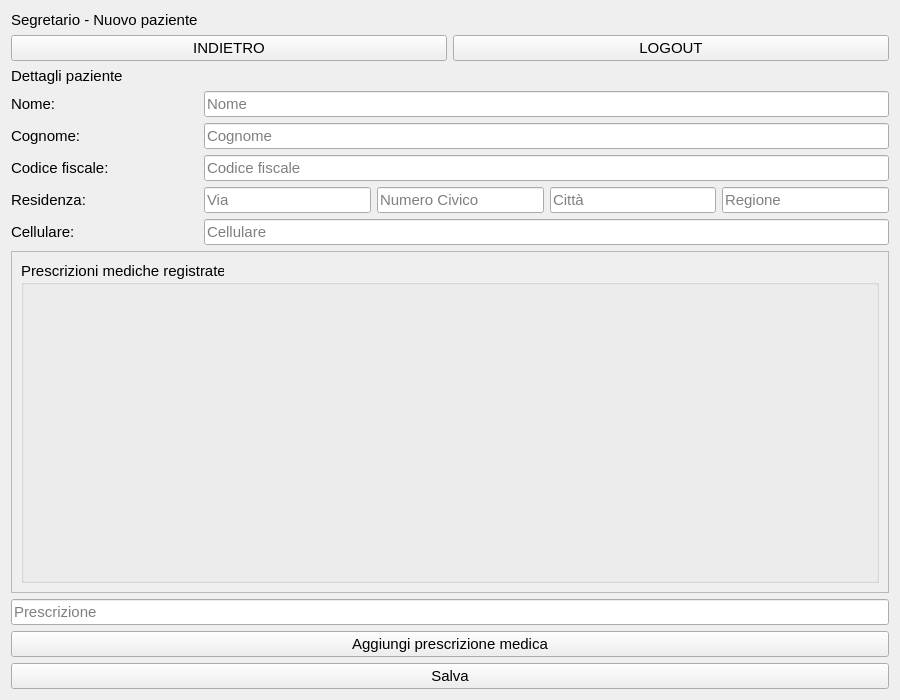
<?xml version="1.0" encoding="UTF-8"?>
<ui version="4.0">
 <class>Form</class>
 <widget class="QWidget" name="Form">
  <property name="geometry">
   <rect>
    <x>0</x>
    <y>0</y>
    <width>900</width>
    <height>700</height>
   </rect>
  </property>
  <property name="minimumSize">
   <size>
    <width>900</width>
    <height>700</height>
   </size>
  </property>
  <property name="font">
   <font>
    <pointsize>11</pointsize>
   </font>
  </property>
  <property name="windowTitle">
   <string>Nuovo paziente</string>
  </property>
  <layout class="QGridLayout" name="gridLayout">
   <item row="0" column="0">
    <widget class="QLabel" name="userLabel">
     <property name="text">
      <string>Segretario - Nuovo paziente</string>
     </property>
    </widget>
   </item>
   <item row="3" column="0">
    <widget class="QLabel" name="nomeLabel">
     <property name="text">
      <string>Nome:</string>
     </property>
    </widget>
   </item>
   <item row="4" column="0">
    <widget class="QLabel" name="cognomeLabel">
     <property name="text">
      <string>Cognome:</string>
     </property>
    </widget>
   </item>
   <item row="5" column="0">
    <widget class="QLabel" name="codiceLabel">
     <property name="text">
      <string>Codice fiscale:</string>
     </property>
    </widget>
   </item>
   <item row="6" column="0">
    <widget class="QLabel" name="residenzaLabel">
     <property name="text">
      <string>Residenza:</string>
     </property>
    </widget>
   </item>
   <item row="6" column="1">
    <widget class="QLineEdit" name="viaEdit">
     <property name="sizePolicy">
      <sizepolicy hsizetype="Minimum" vsizetype="Fixed">
       <horstretch>0</horstretch>
       <verstretch>0</verstretch>
      </sizepolicy>
     </property>
     <property name="text">
      <string/>
     </property>
     <property name="placeholderText">
      <string>Via</string>
     </property>
    </widget>
   </item>
   <item row="6" column="2">
    <widget class="QLineEdit" name="numCivEdit">
     <property name="sizePolicy">
      <sizepolicy hsizetype="Minimum" vsizetype="Fixed">
       <horstretch>0</horstretch>
       <verstretch>0</verstretch>
      </sizepolicy>
     </property>
     <property name="placeholderText">
      <string>Numero Civico</string>
     </property>
    </widget>
   </item>
   <item row="6" column="3">
    <widget class="QLineEdit" name="cittaEdit">
     <property name="sizePolicy">
      <sizepolicy hsizetype="Minimum" vsizetype="Fixed">
       <horstretch>0</horstretch>
       <verstretch>0</verstretch>
      </sizepolicy>
     </property>
     <property name="placeholderText">
      <string>Città</string>
     </property>
    </widget>
   </item>
   <item row="6" column="4">
    <widget class="QLineEdit" name="regioneEdit">
     <property name="sizePolicy">
      <sizepolicy hsizetype="Minimum" vsizetype="Fixed">
       <horstretch>0</horstretch>
       <verstretch>0</verstretch>
      </sizepolicy>
     </property>
     <property name="placeholderText">
      <string>Regione</string>
     </property>
    </widget>
   </item>
   <item row="7" column="0">
    <widget class="QLabel" name="cellulareLabel">
     <property name="text">
      <string>Cellulare:</string>
     </property>
    </widget>
   </item>
   <item row="1" column="0" colspan="5">
    <layout class="QHBoxLayout" name="indLogLayout">
     <item>
      <widget class="QPushButton" name="indietroButton">
       <property name="text">
        <string>INDIETRO</string>
       </property>
      </widget>
     </item>
     <item>
      <widget class="QPushButton" name="logoutButton">
       <property name="text">
        <string>LOGOUT</string>
       </property>
      </widget>
     </item>
    </layout>
   </item>
   <item row="3" column="1" colspan="4">
    <widget class="QLineEdit" name="nomeEdit">
     <property name="text">
      <string/>
     </property>
     <property name="placeholderText">
      <string>Nome</string>
     </property>
    </widget>
   </item>
   <item row="4" column="1" colspan="4">
    <widget class="QLineEdit" name="cognomeEdit">
     <property name="placeholderText">
      <string>Cognome</string>
     </property>
    </widget>
   </item>
   <item row="5" column="1" colspan="4">
    <widget class="QLineEdit" name="codiceEdit">
     <property name="placeholderText">
      <string>Codice fiscale</string>
     </property>
    </widget>
   </item>
   <item row="7" column="1" colspan="4">
    <widget class="QLineEdit" name="cellulareEdit">
     <property name="placeholderText">
      <string>Cellulare</string>
     </property>
    </widget>
   </item>
   <item row="8" column="0" colspan="5">
    <layout class="QVBoxLayout" name="verticalLayout">
     <item>
      <widget class="QScrollArea" name="preScroll">
       <property name="widgetResizable">
        <bool>true</bool>
       </property>
       <widget class="QWidget" name="scrollAreaWidgetContents">
        <property name="geometry">
         <rect>
          <x>0</x>
          <y>0</y>
          <width>874</width>
          <height>254</height>
         </rect>
        </property>
        <layout class="QFormLayout" name="formLayout_2">
         <item row="0" column="0" colspan="2">
          <widget class="QGroupBox" name="groupBox">
           <property name="sizePolicy">
            <sizepolicy hsizetype="MinimumExpanding" vsizetype="MinimumExpanding">
             <horstretch>0</horstretch>
             <verstretch>0</verstretch>
            </sizepolicy>
           </property>
           <property name="title">
            <string>Prescrizioni mediche registrate</string>
           </property>
           <layout class="QFormLayout" name="formLayout">
            <item row="0" column="0">
             <layout class="QFormLayout" name="prescrizioniLayout"/>
            </item>
           </layout>
          </widget>
         </item>
        </layout>
       </widget>
      </widget>
     </item>
    </layout>
   </item>
   <item row="9" column="0" colspan="5">
    <widget class="QLineEdit" name="prescrEdit">
     <property name="placeholderText">
      <string>Prescrizione</string>
     </property>
    </widget>
   </item>
   <item row="10" column="0" colspan="5">
    <widget class="QPushButton" name="aggPrescrButton">
     <property name="text">
      <string>Aggiungi prescrizione medica</string>
     </property>
    </widget>
   </item>
   <item row="11" column="0" colspan="5">
    <widget class="QPushButton" name="salvaButton">
     <property name="text">
      <string>Salva</string>
     </property>
    </widget>
   </item>
   <item row="2" column="0" colspan="5">
    <layout class="QVBoxLayout" name="dettLayout">
     <item>
      <widget class="QLabel" name="dettLabel">
       <property name="text">
        <string>Dettagli paziente</string>
       </property>
      </widget>
     </item>
    </layout>
   </item>
  </layout>
 </widget>
 <resources/>
 <connections/>
</ui>
